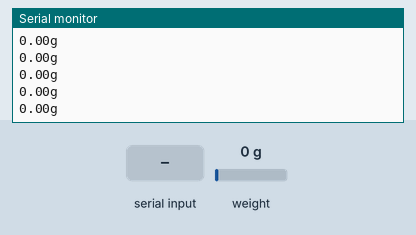
Bench run of a sketch on a simulated ESP8266 (NodeMCU). Parts: the last lines printed to the serial monitor. The test bench sets the inputs (shaded band); at power-on: weight on the scale 0 g. EEPROM starts erased.

Above: at 3.6 s.
3.7 s: "t" received over Serial
5.2 s: weight on the scale set to 100 g
At 5.24 s:
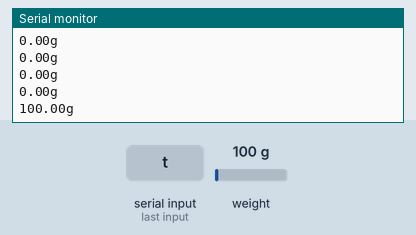
6.7 s: weight on the scale set to 1250 g
At 6.76 s:
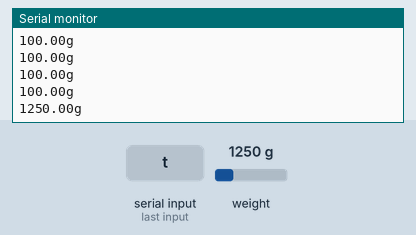
Timing chart, 0 to 9.7 s (numbered marks = the images above; inputs shaded):
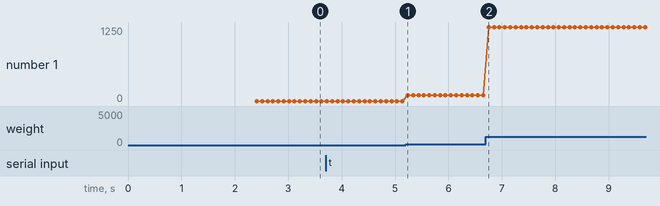

The sketch:

code.ino
```cpp
#include <HX711_ADC.h>
#if defined(ESP8266)|| defined(ESP32) || defined(AVR)
#include <EEPROM.h>
#endif

//pins:
const int HX711_dout = 3; //mcu > HX711 dout pin
const int HX711_sck = 4; //mcu > HX711 sck pin

//HX711 constructor:
HX711_ADC LoadCell(HX711_dout, HX711_sck);

const int calVal_eepromAdress = 0;
unsigned long t = 0;

void setup() {
  Serial.begin(9600); delay(10);
  Serial.println();
  Serial.println("Starting...");

  LoadCell.begin();
  //LoadCell.setReverseOutput(); //uncomment to turn a negative output value to positive
  float calibrationValue; // calibration value (see example file "Calibration.ino")
  calibrationValue = 696.0; // uncomment this if you want to set the calibration value in the sketch
#if defined(ESP8266)|| defined(ESP32)
  //EEPROM.begin(512); // uncomment this if you use ESP8266/ESP32 and want to fetch the calibration value from eeprom
#endif
  EEPROM.get(calVal_eepromAdress, calibrationValue); // uncomment this if you want to fetch the calibration value from eeprom

  unsigned long stabilizingtime = 2000; // preciscion right after power-up can be improved by adding a few seconds of stabilizing time
  boolean _tare = true; //set this to false if you don't want tare to be performed in the next step
  LoadCell.start(stabilizingtime, _tare);
  if (LoadCell.getTareTimeoutFlag()) {
    Serial.println("Timeout, check MCU>HX711 wiring and pin designations");
    while (1);
  }
  else {
    LoadCell.setCalFactor(calibrationValue); // set calibration value (float)
    Serial.println("Startup is complete");
  }
}

void loop() {
  static boolean newDataReady = 0;
  const int serialPrintInterval = 0; //increase value to slow down serial print activity

  // check for new data/start next conversion:
  if (LoadCell.update()) newDataReady = true;

  // get smoothed value from the dataset:
  if (newDataReady) {
    if (millis() > t + serialPrintInterval) {
      float i = LoadCell.getData();
      if (i < 0) i = 0;
      Serial.print(i);
      Serial.println("g");
      newDataReady = 0;
      t = millis();
    }
  }

  // receive command from serial terminal, send 't' to initiate tare operation:
  if (Serial.available() > 0) {
    char inByte = Serial.read();
    if (inByte == 't') LoadCell.tareNoDelay();
  }

  // check if last tare operation is complete:
  if (LoadCell.getTareStatus() == true) {
    Serial.println("Tare complete");
  }
}
```

Measured:
- after the input at 5.2 s, the serial monitor: prints a new line at once (image 1)
- after the input at 6.7 s, the serial monitor: prints a new line after 0.05 s (image 2)
- plotted number 1: 0 → 100 after the input at 5.2 s, 100 → 1250 after the input at 6.7 s
